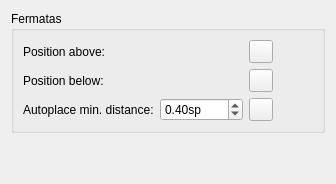
      <widget class="QWidget" name="PageFermatas">
       <layout class="QVBoxLayout" name="verticalLayout_53">
        <item>
         <widget class="QGroupBox" name="groupBox_37">
          <property name="title">
           <string>Fermatas</string>
          </property>
          <layout class="QGridLayout" name="gridLayout_32">
           <item row="2" column="0">
            <widget class="QLabel" name="label_169">
             <property name="text">
              <string>Autoplace min. distance:</string>
             </property>
             <property name="buddy">
              <cstring>dynamicsMinDistance</cstring>
             </property>
            </widget>
           </item>
           <item row="2" column="1">
            <widget class="QDoubleSpinBox" name="fermataMinDistance">
             <property name="suffix">
              <string extracomment="spatium unit">sp</string>
             </property>
             <property name="minimum">
              <double>0.000000000000000</double>
             </property>
             <property name="maximum">
              <double>1000.000000000000000</double>
             </property>
             <property name="singleStep">
              <double>0.200000000000000</double>
             </property>
             <property name="value">
              <double>0.400000000000000</double>
             </property>
            </widget>
           </item>
           <item row="1" column="1">
            <widget class="Ms::OffsetSelect" name="fermataPosBelow" native="true"/>
           </item>
           <item row="0" column="0">
            <widget class="QLabel" name="label_168">
             <property name="text">
              <string>Position above:</string>
             </property>
            </widget>
           </item>
           <item row="2" column="2">
            <widget class="QToolButton" name="resetFermataMinDistance">
             <property name="toolTip">
              <string>Reset to default</string>
             </property>
             <property name="accessibleName">
              <string>Reset 'Autoplace min. distance' value</string>
             </property>
             <property name="text">
              <string notr="true"/>
             </property>
             <property name="icon">
              <iconset resource="musescore.qrc">
               <normaloff>:/data/icons/edit-reset.svg</normaloff>:/data/icons/edit-reset.svg</iconset>
             </property>
            </widget>
           </item>
           <item row="0" column="1">
            <widget class="Ms::OffsetSelect" name="fermataPosAbove" native="true"/>
           </item>
           <item row="0" column="2">
            <widget class="QToolButton" name="resetFermataPosAbove">
             <property name="toolTip">
              <string>Reset to default</string>
             </property>
             <property name="accessibleName">
              <string>Reset 'Position above' value</string>
             </property>
             <property name="text">
              <string notr="true"/>
             </property>
             <property name="icon">
              <iconset resource="musescore.qrc">
               <normaloff>:/data/icons/edit-reset.svg</normaloff>:/data/icons/edit-reset.svg</iconset>
             </property>
            </widget>
           </item>
           <item row="1" column="0">
            <widget class="QLabel" name="label_167">
             <property name="text">
              <string>Position below:</string>
             </property>
            </widget>
           </item>
           <item row="1" column="2">
            <widget class="QToolButton" name="resetFermataPosBelow">
             <property name="toolTip">
              <string>Reset to default</string>
             </property>
             <property name="accessibleName">
              <string>Reset 'Position below' value</string>
             </property>
             <property name="text">
              <string notr="true"/>
             </property>
             <property name="icon">
              <iconset resource="musescore.qrc">
               <normaloff>:/data/icons/edit-reset.svg</normaloff>:/data/icons/edit-reset.svg</iconset>
             </property>
            </widget>
           </item>
           <item row="0" column="3">
            <spacer name="horizontalSpacer_38">
             <property name="orientation">
              <enum>Qt::Horizontal</enum>
             </property>
             <property name="sizeHint" stdset="0">
              <size>
               <width>40</width>
               <height>20</height>
              </size>
             </property>
            </spacer>
           </item>
          </layout>
         </widget>
        </item>
        <item>
         <spacer name="verticalSpacer_23">
          <property name="orientation">
           <enum>Qt::Vertical</enum>
          </property>
          <property name="sizeHint" stdset="0">
           <size>
            <width>20</width>
            <height>40</height>
           </size>
          </property>
         </spacer>
        </item>
       </layout>
      </widget>
